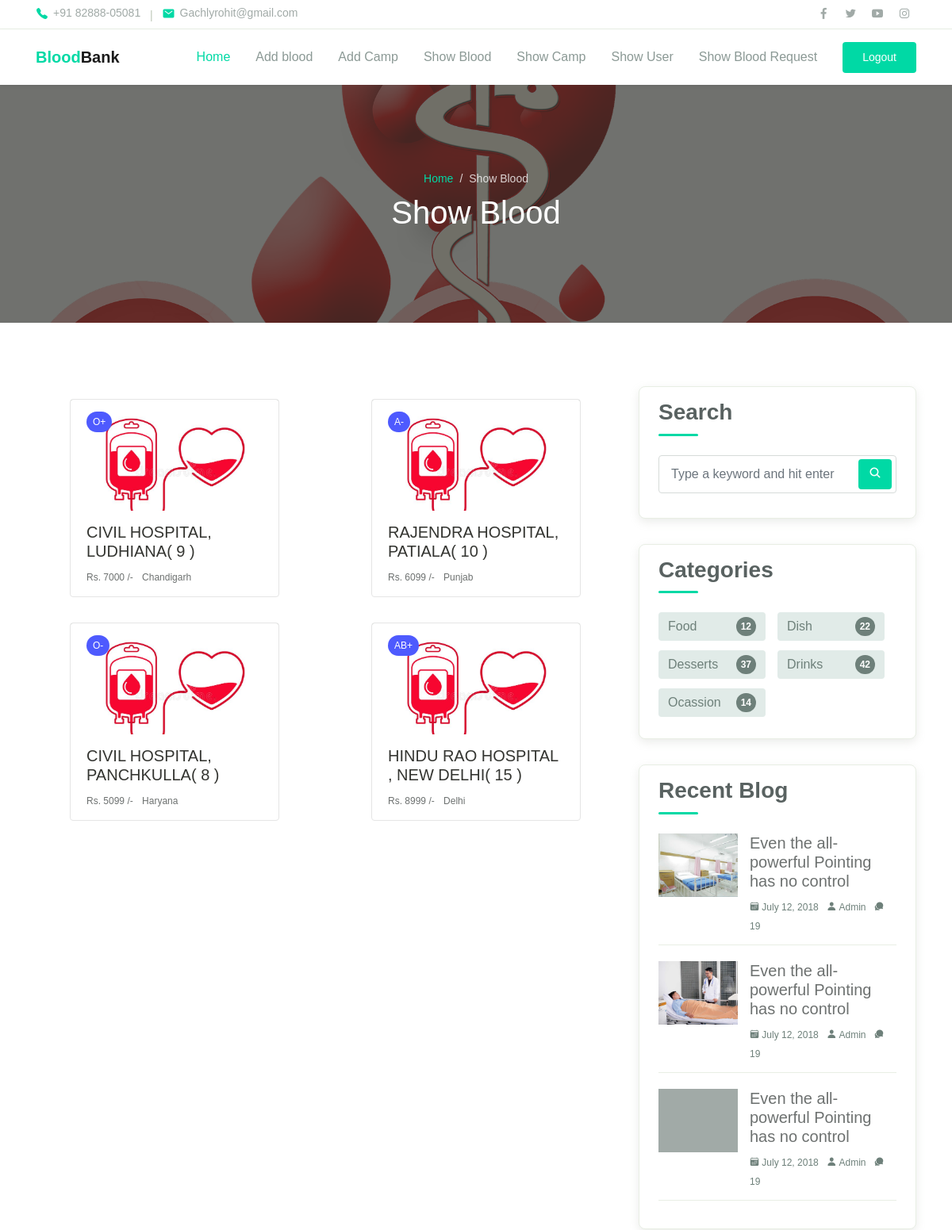
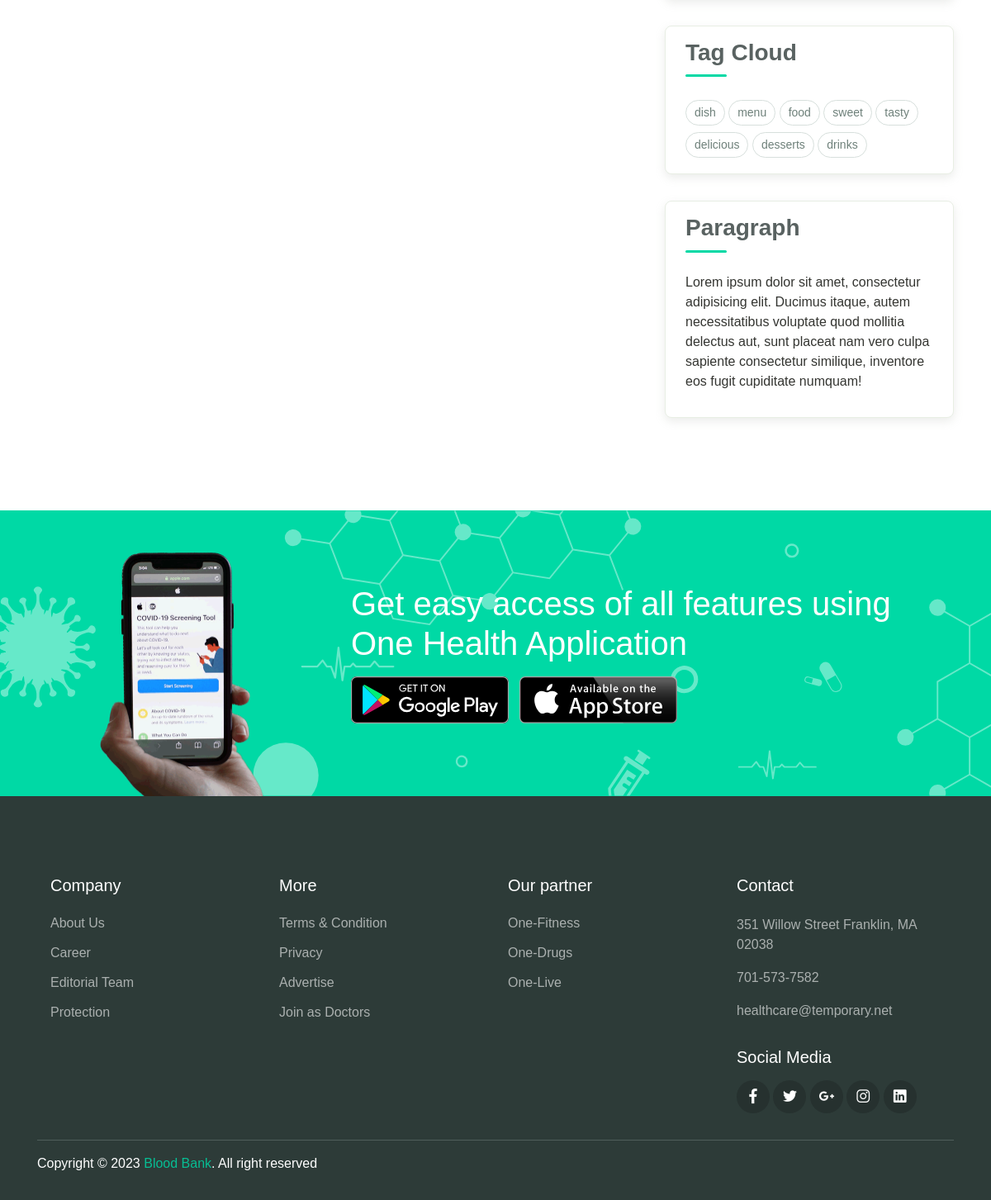
Page /showblood/ (signed in) on the committed database (2 pictures, top to bottom).
### application/models.py (models this page shows, shortened)
class Blood(models.Model):
	p_id = models.AutoField(primary_key=True)
	btype=models.CharField(max_length=100)
	state=models.CharField(max_length=100)
	address=models.CharField(max_length=100)
	bankname=models.CharField(max_length=100)
	nounit=models.CharField(max_length=100)
	price=models.TextField(max_length=500)

### application/views.py (the view)
# urls.py: path('showblood/', views.showblood),
def showblood(request):
	if request.session.has_key('admin'):
		email = request.session['admin']
		data=Blood.objects.all()
		return render(request,"template/showblood.html", {"usernames" : email,"alldata":data})
	else:
		return redirect('/login/')

### application/template/showblood.html (shortened to what this page needs)
{% load static %}
{% include 'template/adminmenu.html' %}
  <div class="page-banner overlay-dark bg-image" style="background-image: url({% static 'assets/img/bld.png' %});">
    <div class="banner-section">
      <div class="container text-center wow fadeInUp">
        <nav aria-label="Breadcrumb">
          <ol class="breadcrumb breadcrumb-dark bg-transparent justify-content-center py-0 mb-2">
            <li class="breadcrumb-item"><a href="/admin1/">Home</a></li>
            <li class="breadcrumb-item active" aria-current="page">Show Blood</li>
          </ol>
        </nav>
        <h1 class="font-weight-normal">Show Blood</h1>
      </div>
    </div>
  </div>
  <div class="page-section">
    <div class="container">
      <div class="row">
        <div class="col-lg-8">
          <div class="row">
           {% for single in alldata %}
            <div class="col-sm-6 py-3">
              <div class="card-blog">
                <div class="header">
                  <div class="post-category">
                    <a href="#">{{single.btype}}</a>
                  </div>
                  <a href="{% url 'deleteblood' pk=single.p_id %}" class="post-thumb">
                    <img src="{% static 'assets/my/1.jpg' %}" alt="">
                  </a>
                </div>
                <div class="body">
                  <h5 class="post-title" style="text-transform: uppercase;">{{single.bankname}}( {{single.nounit}} )</h5>
                  <div class="site-info">
                    <div class="avatar mr-2">
                      <span>Rs. {{single.price}} /-</span>
                    </div>
                    <div class="avatar mr-2">
                      <span>{{single.state}}</span>
                    </div>
                  </div>
                </div>
              </div>
            </div>
            {% endfor %}
          </div>
        </div>
        <div class="col-lg-4">
          <div class="sidebar">
            <div class="sidebar-block">
              <h3 class="sidebar-title">Search</h3>
              <form action="#" class="search-form">
                <div class="form-group">
                  <input type="text" class="form-control" placeholder="Type a keyword and hit enter">
                  <button type="submit" class="btn"><span class="icon mai-search"></span></button>
                </div>
              </form>
            </div>
            <div class="sidebar-block">
              <h3 class="sidebar-title">Categories</h3>
              <ul class="categories">
                <li><a href="#">Food <span>12</span></a></li>
                <li><a href="#">Dish <span>22</span></a></li>
                <li><a href="#">Desserts <span>37</span></a></li>
                <li><a href="#">Drinks <span>42</span></a></li>
                <li><a href="#">Ocassion <span>14</span></a></li>
              </ul>
            </div>
            <div class="sidebar-block">
              <h3 class="sidebar-title">Recent Blog</h3>
              <div class="blog-item">
                <a class="post-thumb" href="">
                  <img src="../assets/img/blog/blog_1.jpg" alt="">
                </a>
                <div class="content">
                  <h5 class="post-title"><a href="#">Even the all-powerful Pointing has no control</a></h5>
                  <div class="meta">
                    <a href="#"><span class="mai-calendar"></span> July 12, 2018</a>
                    <a href="#"><span class="mai-person"></span> Admin</a>
                    <a href="#"><span class="mai-chatbubbles"></span> 19</a>
                  </div>
                </div>
              </div>
              <div class="blog-item">
                <a class="post-thumb" href="">
                  <img src="../assets/img/blog/blog_2.jpg" alt="">
                </a>
                <div class="content">
                  <h5 class="post-title"><a href="#">Even the all-powerful Pointing has no control</a></h5>
                  <div class="meta">
                    <a href="#"><span class="mai-calendar"></span> July 12, 2018</a>
                    <a href="#"><span class="mai-person"></span> Admin</a>
                    <a href="#"><span class="mai-chatbubbles"></span> 19</a>
                  </div>
                </div>
              </div>
              <div class="blog-item">
                <a class="post-thumb" href="">
                </a>
                <div class="content">
                  <h5 class="post-title"><a href="#">Even the all-powerful Pointing has no control</a></h5>
                  <div class="meta">
                    <a href="#"><span class="mai-calendar"></span> July 12, 2018</a>
                    <a href="#"><span class="mai-person"></span> Admin</a>
                    <a href="#"><span class="mai-chatbubbles"></span> 19</a>
                  </div>
                </div>
              </div>
            </div>
            <div class="sidebar-block">
              <h3 class="sidebar-title">Tag Cloud</h3>
              <div class="tagcloud">
                <a href="#" class="tag-cloud-link">dish</a>
                <a href="#" class="tag-cloud-link">menu</a>
                <a href="#" class="tag-cloud-link">food</a>
                <a href="#" class="tag-cloud-link">sweet</a>
                <a href="#" class="tag-cloud-link">tasty</a>
                <a href="#" class="tag-cloud-link">delicious</a>
                <a href="#" class="tag-cloud-link">desserts</a>
                <a href="#" class="tag-cloud-link">drinks</a>
              </div>
            </div>
            <div class="sidebar-block">
              <h3 class="sidebar-title">Paragraph</h3>
              <p>Lorem ipsum dolor sit amet, consectetur adipisicing elit. Ducimus itaque, autem necessitatibus voluptate quod mollitia delectus aut, sunt placeat nam vero culpa sapiente consectetur similique, inventore eos fugit cupiditate numquam!</p>
            </div>
          </div>
        </div>
      </div>
    </div>
  </div>
  <div class="page-section banner-home bg-image" style="background-image: url(../assets/img/banner-pattern.svg);">
    <div class="container py-5 py-lg-0">
      <div class="row align-items-center">
        <div class="col-lg-4 wow zoomIn">
          <div class="img-banner d-none d-lg-block">
            <img src="../assets/img/mobile_app.png" alt="">
          </div>
        </div>
        <div class="col-lg-8 wow fadeInRight">
          <h1 class="font-weight-normal mb-3">Get easy access of all features using One Health Application</h1>
          <a href="#"><img src="../assets/img/google_play.svg" alt=""></a>
          <a href="#" class="ml-2"><img src="../assets/img/app_store.svg" alt=""></a>
        </div>
      </div>
    </div>
  </div>
  {% include 'template/footer.html' %}

### application/template/adminmenu.html (shortened to what this page needs)
{% load static %}
<!DOCTYPE html>
<html lang="en">
<head>
  <link rel="stylesheet" href="{% static 'assets/css/maicons.css' %}">
  <link rel="stylesheet" href="{% static 'assets/css/bootstrap.css' %}">
  <link rel="stylesheet" href="{% static 'assets/vendor/owl-carousel/css/owl.carousel.css' %}">
  <link rel="stylesheet" href="{% static 'assets/vendor/animate/animate.css' %}">
  <link rel="stylesheet" href="{% static 'assets/css/theme.css' %}">
</head>
<body>
  <header>
    <div class="topbar">
      <div class="container">
        <div class="row">
          <div class="col-sm-8 text-sm">
            <div class="site-info">
              <a href="#"><span class="mai-call text-primary"></span> +91 82888-05081</a>
              <span class="divider">|</span>
              <a href="#"><span class="mai-mail text-primary"></span> Gachlyrohit@gmail.com</a>
            </div>
          </div>
          <div class="col-sm-4 text-right text-sm">
            <div class="social-mini-button">
              <a href="https://www.facebook.com/"><span class="mai-logo-facebook-f"></span></a>
              <a href="https://www.twitter.com/"><span class="mai-logo-twitter"></span></a>
              <a href="https://www.youtube.com/"><span class="mai-logo-youtube"></span></a>
              <a href="https://www.instagram.com/"><span class="mai-logo-instagram"></span></a>
            </div>
          </div>
        </div>
      </div>
    </div>
    <nav class="navbar navbar-expand-lg navbar-light shadow-sm">
      <div class="container">
        <a class="navbar-brand" href="#"><span class="text-primary">Blood</span>Bank</a>
        <div class="collapse navbar-collapse" id="navbarSupport">
          <ul class="navbar-nav ml-auto">
            <li class="nav-item active">
              <a class="nav-link" href="/admin1/">Home</a>
            </li>
            <li class="nav-item">
              <a class="nav-link" href="/addblood/">Add blood</a>
            </li>
            <li class="nav-item">
              <a class="nav-link" href="/addcamp/">Add Camp</a>
            </li>
            <li class="nav-item">
              <a class="nav-link" href="/showblood/">Show Blood</a>
            </li>
            <li class="nav-item">
              <a class="nav-link" href="/showcamp/">Show Camp</a>
            </li>
            <li class="nav-item">
              <a class="nav-link" href="/showuser/">Show User</a>
            </li>
            <li class="nav-item">
              <a class="nav-link" href="/showrequest/">Show Blood Request</a>
            </li>
            <li class="nav-item">
              <a class="btn btn-primary ml-lg-3" href="/logout/">Logout</a>
            </li>
          </ul>
        </div>
      </div>
    </nav>
  </header>

### application/template/footer.html (shortened to what this page needs)
{% load static %}
<footer class="page-footer">
    <div class="container">
      <div class="row px-md-3">
        <div class="col-sm-6 col-lg-3 py-3">
          <h5>Company</h5>
          <ul class="footer-menu">
            <li><a href="#">About Us</a></li>
            <li><a href="#">Career</a></li>
            <li><a href="#">Editorial Team</a></li>
            <li><a href="#">Protection</a></li>
          </ul>
        </div>
        <div class="col-sm-6 col-lg-3 py-3">
          <h5>More</h5>
          <ul class="footer-menu">
            <li><a href="#">Terms & Condition</a></li>
            <li><a href="#">Privacy</a></li>
            <li><a href="#">Advertise</a></li>
            <li><a href="#">Join as Doctors</a></li>
          </ul>
        </div>
        <div class="col-sm-6 col-lg-3 py-3">
          <h5>Our partner</h5>
          <ul class="footer-menu">
            <li><a href="#">One-Fitness</a></li>
            <li><a href="#">One-Drugs</a></li>
            <li><a href="#">One-Live</a></li>
          </ul>
        </div>
        <div class="col-sm-6 col-lg-3 py-3">
          <h5>Contact</h5>
          <p class="footer-link mt-2">351 Willow Street Franklin, MA 02038</p>
          <a href="#" class="footer-link">701-573-7582</a>
          <a href="#" class="footer-link">healthcare@temporary.net</a>
          <h5 class="mt-3">Social Media</h5>
          <div class="footer-sosmed mt-3">
            <a href="#" target="_blank"><span class="mai-logo-facebook-f"></span></a>
            <a href="#" target="_blank"><span class="mai-logo-twitter"></span></a>
            <a href="#" target="_blank"><span class="mai-logo-google-plus-g"></span></a>
            <a href="#" target="_blank"><span class="mai-logo-instagram"></span></a>
            <a href="#" target="_blank"><span class="mai-logo-linkedin"></span></a>
          </div>
        </div>
      </div>
      <hr>
      <p id="copyright">Copyright &copy; 2023 <a href="https://macodeid.com/" target="_blank">Blood Bank</a>. All right reserved</p>
    </div>
  </footer>
</body>
</html>

### rows in the picture
Blood: btype "O+", bankname "CIVIL HOSPITAL, LUDHIANA", nounit "9", price "7000", state "Chandigarh"
Blood: btype "A-", bankname "RAJENDRA HOSPITAL, PATIALA", nounit "10", price "6099", state "Punjab"
Blood: btype "O-", bankname "CIVIL HOSPITAL, PANCHKULLA", nounit "8", price "5099", state "Haryana"
Blood: btype "AB+", bankname "HINDU RAO HOSPITAL , NEW DELHI", nounit "15", price "8999", state "Delhi"
